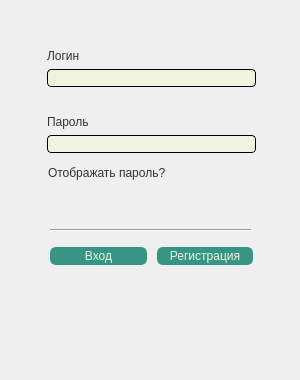
<?xml version="1.0" encoding="UTF-8"?>
<ui version="4.0">
 <class>loginwindow</class>
 <widget class="QMainWindow" name="loginwindow">
  <property name="geometry">
   <rect>
    <x>0</x>
    <y>0</y>
    <width>300</width>
    <height>380</height>
   </rect>
  </property>
  <property name="windowTitle">
   <string>WareHouse Sign In/Sign Up</string>
  </property>
  <property name="styleSheet">
   <string notr="true">/*-----QWidget-----*/
QWidget
{
	color: #000000;
	border-color: #000000;

}
QStackedWidget
{
	background: transparent;
}

/*-----QPushButton-----*/
QPushButton
{
	background-color: #379683;
	color: rgb(237, 245, 225);
    font-family: &quot;Arial&quot;;
    font-size: 12px;
	border-style: solid;
	border-width: 2px;
	border-radius: 6px;
	border-color: #379683;
	margin: 2px;

}

QPushButton:hover {
    background-color: #2d6a5f; 
}

QPushButton:pressed {
    background-color: #266057;
}

/*-----QLineEdit-----*/
QLineEdit
{
    font-family: &quot;Arial&quot;;
	background-color: rgb(237, 245, 225);
	color: #000000;
	border-style: solid;
	border-width: 1px;
	border-radius: 4px;
	border-color: #000000;
	font-family: &quot;Azonix&quot;;

}

QToolButton {
    background-color: transparent; 
    border: none; 
}

QLabel {
	background: transparent;
    font-family: &quot;Arial&quot;;
    font-size: 12px;
    color: #333333;
}</string>
  </property>
  <widget class="QWidget" name="centralwidget">
   <widget class="QStackedWidget" name="LoginPagesWidget">
    <property name="geometry">
     <rect>
      <x>0</x>
      <y>-20</y>
      <width>300</width>
      <height>400</height>
     </rect>
    </property>
    <property name="currentIndex">
     <number>0</number>
    </property>
    <widget class="QWidget" name="LoginPage">
     <widget class="QToolButton" name="LoginIconButton_Log">
      <property name="enabled">
       <bool>false</bool>
      </property>
      <property name="geometry">
       <rect>
        <x>18</x>
        <y>85</y>
        <width>22</width>
        <height>22</height>
       </rect>
      </property>
      <property name="text">
       <string/>
      </property>
     </widget>
     <widget class="QToolButton" name="RegIconButton_Log">
      <property name="enabled">
       <bool>false</bool>
      </property>
      <property name="geometry">
       <rect>
        <x>18</x>
        <y>155</y>
        <width>22</width>
        <height>21</height>
       </rect>
      </property>
      <property name="text">
       <string/>
      </property>
     </widget>
     <widget class="QLabel" name="BackGround">
      <property name="geometry">
       <rect>
        <x>0</x>
        <y>0</y>
        <width>300</width>
        <height>400</height>
       </rect>
      </property>
      <property name="sizePolicy">
       <sizepolicy hsizetype="Maximum" vsizetype="Maximum">
        <horstretch>0</horstretch>
        <verstretch>0</verstretch>
       </sizepolicy>
      </property>
      <property name="text">
       <string/>
      </property>
     </widget>
     <widget class="QLabel" name="InfoLabel_Log">
      <property name="geometry">
       <rect>
        <x>50</x>
        <y>220</y>
        <width>201</width>
        <height>20</height>
       </rect>
      </property>
      <property name="text">
       <string/>
      </property>
     </widget>
     <widget class="QLabel" name="PassLabel_Log">
      <property name="geometry">
       <rect>
        <x>47</x>
        <y>135</y>
        <width>209</width>
        <height>14</height>
       </rect>
      </property>
      <property name="text">
       <string>Пароль</string>
      </property>
     </widget>
     <widget class="QPushButton" name="LoginButton">
      <property name="geometry">
       <rect>
        <x>48</x>
        <y>265</y>
        <width>101</width>
        <height>22</height>
       </rect>
      </property>
      <property name="font">
       <font>
        <family>Arial</family>
        <pointsize>-1</pointsize>
       </font>
      </property>
      <property name="cursor">
       <cursorShape>PointingHandCursor</cursorShape>
      </property>
      <property name="text">
       <string>Вход</string>
      </property>
     </widget>
     <widget class="QLineEdit" name="LoginLineEdit_Log">
      <property name="geometry">
       <rect>
        <x>47</x>
        <y>89</y>
        <width>209</width>
        <height>18</height>
       </rect>
      </property>
      <property name="styleSheet">
       <string notr="true"/>
      </property>
     </widget>
     <widget class="QToolButton" name="showPassButton">
      <property name="geometry">
       <rect>
        <x>230</x>
        <y>180</y>
        <width>25</width>
        <height>25</height>
       </rect>
      </property>
      <property name="cursor">
       <cursorShape>PointingHandCursor</cursorShape>
      </property>
      <property name="text">
       <string/>
      </property>
      <property name="icon">
       <iconset>
        <normaloff>icons/unshowpass.png</normaloff>icons/unshowpass.png</iconset>
      </property>
      <property name="iconSize">
       <size>
        <width>22</width>
        <height>22</height>
       </size>
      </property>
      <property name="checkable">
       <bool>false</bool>
      </property>
      <property name="checked">
       <bool>false</bool>
      </property>
     </widget>
     <widget class="QLabel" name="ShowPassLabel">
      <property name="geometry">
       <rect>
        <x>48</x>
        <y>180</y>
        <width>176</width>
        <height>25</height>
       </rect>
      </property>
      <property name="text">
       <string>Отображать пароль?</string>
      </property>
     </widget>
     <widget class="QLineEdit" name="PassLineEdit_Log">
      <property name="geometry">
       <rect>
        <x>47</x>
        <y>155</y>
        <width>209</width>
        <height>18</height>
       </rect>
      </property>
     </widget>
     <widget class="QPushButton" name="RegButton_Log">
      <property name="geometry">
       <rect>
        <x>155</x>
        <y>265</y>
        <width>100</width>
        <height>22</height>
       </rect>
      </property>
      <property name="cursor">
       <cursorShape>PointingHandCursor</cursorShape>
      </property>
      <property name="text">
       <string>Регистрация</string>
      </property>
     </widget>
     <widget class="QLabel" name="LoginLabel_Log">
      <property name="geometry">
       <rect>
        <x>47</x>
        <y>69</y>
        <width>209</width>
        <height>14</height>
       </rect>
      </property>
      <property name="text">
       <string>Логин</string>
      </property>
     </widget>
     <widget class="Line" name="line_3">
      <property name="geometry">
       <rect>
        <x>50</x>
        <y>240</y>
        <width>201</width>
        <height>20</height>
       </rect>
      </property>
      <property name="orientation">
       <enum>Qt::Horizontal</enum>
      </property>
     </widget>
     <zorder>BackGround</zorder>
     <zorder>line_3</zorder>
     <zorder>LoginIconButton_Log</zorder>
     <zorder>RegIconButton_Log</zorder>
     <zorder>InfoLabel_Log</zorder>
     <zorder>PassLabel_Log</zorder>
     <zorder>LoginButton</zorder>
     <zorder>LoginLineEdit_Log</zorder>
     <zorder>showPassButton</zorder>
     <zorder>ShowPassLabel</zorder>
     <zorder>PassLineEdit_Log</zorder>
     <zorder>RegButton_Log</zorder>
     <zorder>LoginLabel_Log</zorder>
    </widget>
    <widget class="QWidget" name="RegisterPage">
     <widget class="QToolButton" name="RegIconButton_Reg">
      <property name="enabled">
       <bool>false</bool>
      </property>
      <property name="geometry">
       <rect>
        <x>20</x>
        <y>150</y>
        <width>22</width>
        <height>21</height>
       </rect>
      </property>
      <property name="text">
       <string/>
      </property>
     </widget>
     <widget class="Line" name="line_2">
      <property name="geometry">
       <rect>
        <x>60</x>
        <y>220</y>
        <width>181</width>
        <height>31</height>
       </rect>
      </property>
      <property name="orientation">
       <enum>Qt::Horizontal</enum>
      </property>
     </widget>
     <widget class="QLabel" name="LoginLabel_Reg">
      <property name="geometry">
       <rect>
        <x>50</x>
        <y>70</y>
        <width>189</width>
        <height>14</height>
       </rect>
      </property>
      <property name="text">
       <string>Логин</string>
      </property>
     </widget>
     <widget class="QLineEdit" name="LoginLineEdit_Reg">
      <property name="geometry">
       <rect>
        <x>50</x>
        <y>90</y>
        <width>201</width>
        <height>18</height>
       </rect>
      </property>
     </widget>
     <widget class="QPushButton" name="BackToLoginButton">
      <property name="geometry">
       <rect>
        <x>152</x>
        <y>241</y>
        <width>90</width>
        <height>22</height>
       </rect>
      </property>
      <property name="cursor">
       <cursorShape>PointingHandCursor</cursorShape>
      </property>
      <property name="text">
       <string>Назад</string>
      </property>
     </widget>
     <widget class="QToolButton" name="LoginIconButton_Reg">
      <property name="enabled">
       <bool>false</bool>
      </property>
      <property name="geometry">
       <rect>
        <x>20</x>
        <y>90</y>
        <width>22</width>
        <height>21</height>
       </rect>
      </property>
      <property name="text">
       <string/>
      </property>
     </widget>
     <widget class="QLabel" name="InfoLabel_Reg">
      <property name="geometry">
       <rect>
        <x>60</x>
        <y>211</y>
        <width>171</width>
        <height>20</height>
       </rect>
      </property>
      <property name="text">
       <string/>
      </property>
     </widget>
     <widget class="QLabel" name="PassLabel_Reg">
      <property name="geometry">
       <rect>
        <x>50</x>
        <y>130</y>
        <width>189</width>
        <height>14</height>
       </rect>
      </property>
      <property name="layoutDirection">
       <enum>Qt::LeftToRight</enum>
      </property>
      <property name="text">
       <string>Пароль</string>
      </property>
     </widget>
     <widget class="QLineEdit" name="PassLineEdit_Reg">
      <property name="geometry">
       <rect>
        <x>50</x>
        <y>150</y>
        <width>201</width>
        <height>18</height>
       </rect>
      </property>
     </widget>
     <widget class="QPushButton" name="TryRegButton">
      <property name="geometry">
       <rect>
        <x>60</x>
        <y>240</y>
        <width>91</width>
        <height>22</height>
       </rect>
      </property>
      <property name="cursor">
       <cursorShape>PointingHandCursor</cursorShape>
      </property>
      <property name="text">
       <string>Регистрация</string>
      </property>
     </widget>
     <widget class="QLabel" name="BackGround_2">
      <property name="geometry">
       <rect>
        <x>0</x>
        <y>0</y>
        <width>300</width>
        <height>400</height>
       </rect>
      </property>
      <property name="sizePolicy">
       <sizepolicy hsizetype="Maximum" vsizetype="Maximum">
        <horstretch>0</horstretch>
        <verstretch>0</verstretch>
       </sizepolicy>
      </property>
      <property name="text">
       <string/>
      </property>
     </widget>
     <zorder>BackGround_2</zorder>
     <zorder>RegIconButton_Reg</zorder>
     <zorder>line_2</zorder>
     <zorder>LoginLabel_Reg</zorder>
     <zorder>LoginLineEdit_Reg</zorder>
     <zorder>BackToLoginButton</zorder>
     <zorder>LoginIconButton_Reg</zorder>
     <zorder>InfoLabel_Reg</zorder>
     <zorder>PassLabel_Reg</zorder>
     <zorder>PassLineEdit_Reg</zorder>
     <zorder>TryRegButton</zorder>
    </widget>
   </widget>
  </widget>
  <widget class="QMenuBar" name="menubar">
   <property name="geometry">
    <rect>
     <x>0</x>
     <y>0</y>
     <width>300</width>
     <height>22</height>
    </rect>
   </property>
  </widget>
 </widget>
 <resources/>
 <connections/>
</ui>
